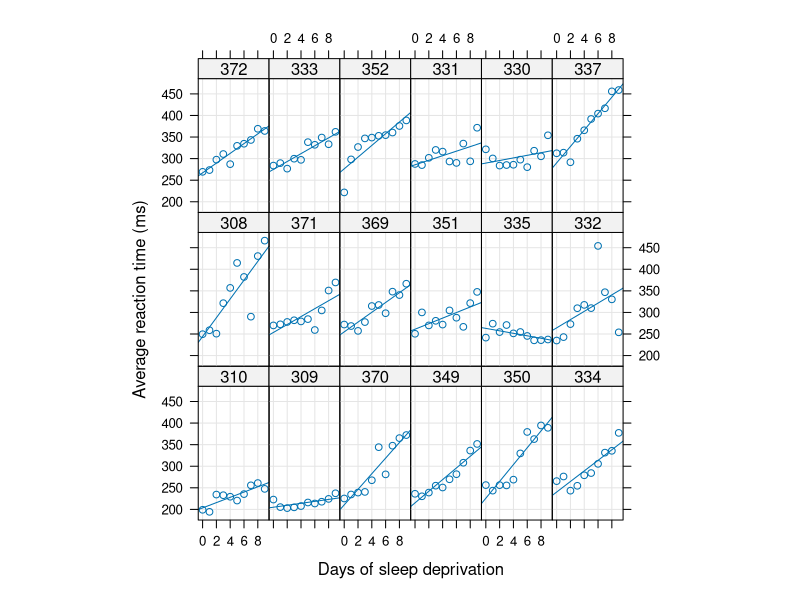
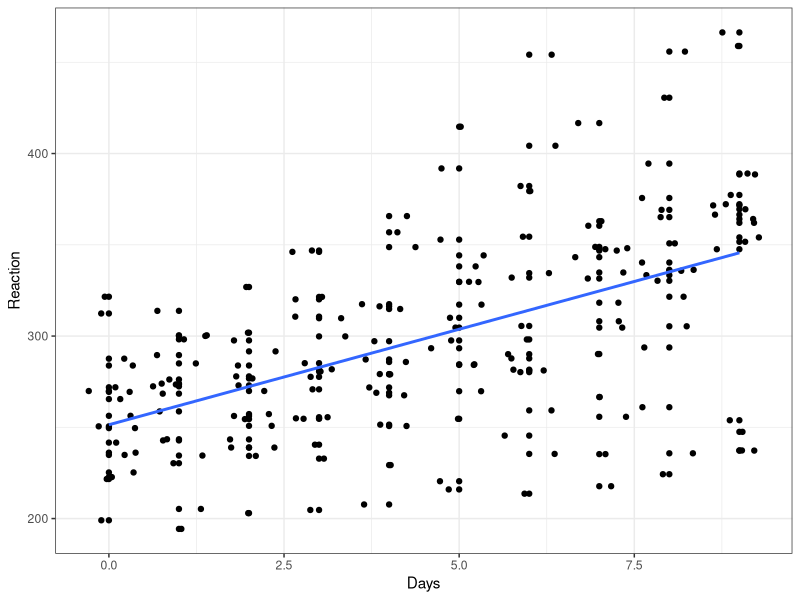
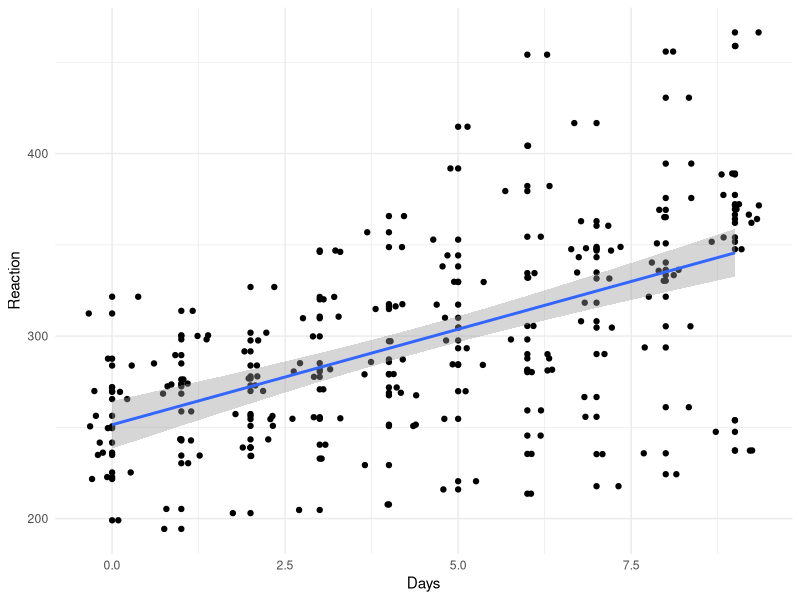
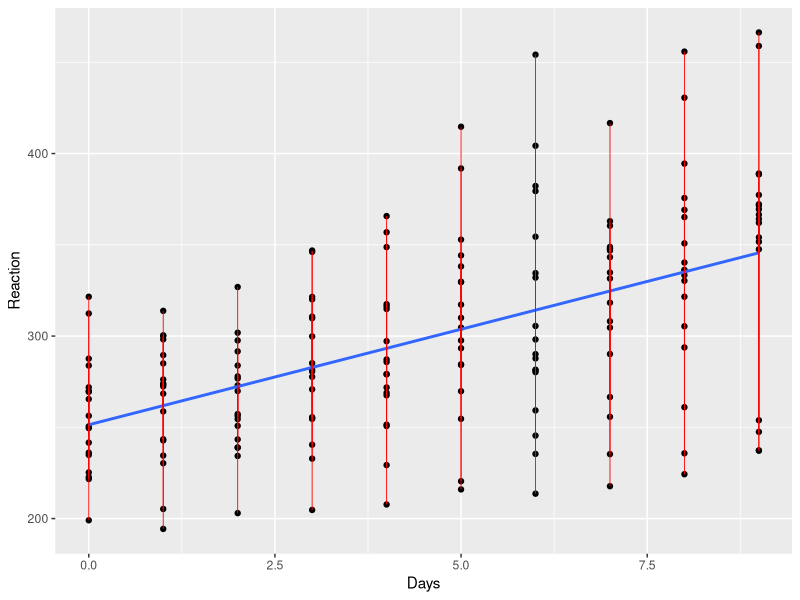
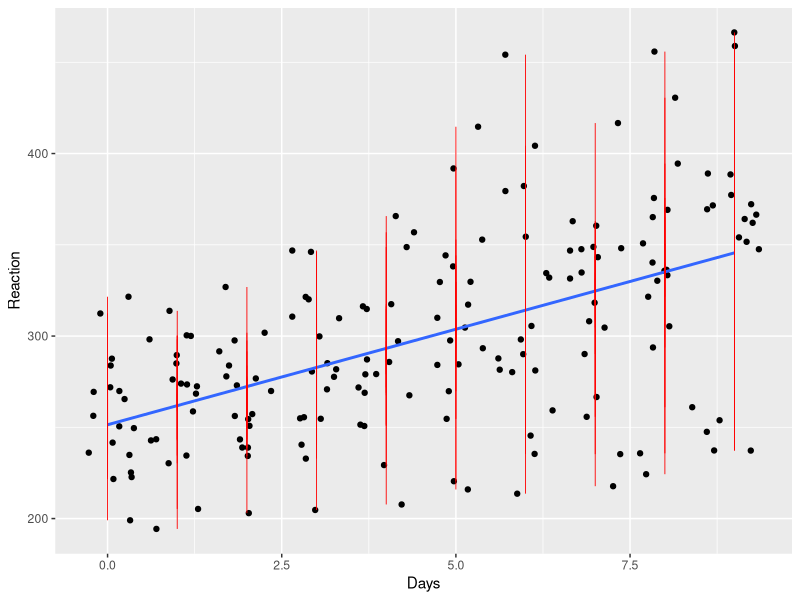
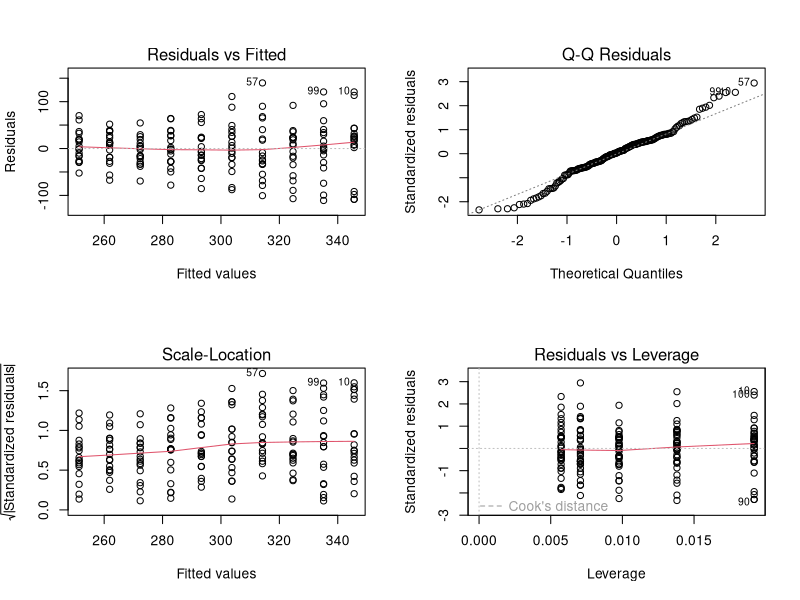
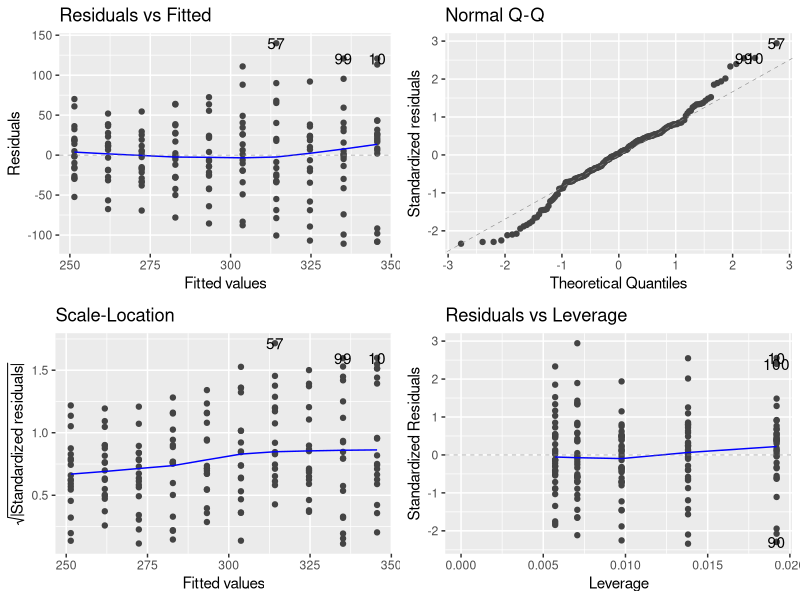

The R source for these figures, in order:
library(lme4)
str(sleepstudy)
require(lattice)
xyplot(Reaction ~ Days | Subject, sleepstudy, type = c("g","p","r"),
       index = function(x,y) coef(lm(y ~ x))[1],
       xlab = "Days of sleep deprivation",
       ylab = "Average reaction time (ms)", aspect = "xy")
(fm1 <- lmer(Reaction ~ Days + (Days|Subject), sleepstudy))
(fm2 <- lmer(Reaction ~ Days + (1|Subject) + (0+Days|Subject), sleepstudy))


AIC(fm1,fm2)

library(ggplot2)
ggplot(sleepstudy,aes(Days,Reaction))+geom_point()+theme_bw()+geom_jitter()+
  geom_smooth(method='lm',se=F)

ggplot(sleepstudy,aes(Days,Reaction))+geom_point()+geom_jitter()+
  geom_smooth(method='lm')+theme_minimal()

lm1<-lm(Reaction~Days,sleepstudy)
summary(lm1)

library(broom)
model.diag.metrics <- augment(lm1)
head(model.diag.metrics)

ggplot(model.diag.metrics, aes(Days,Reaction)) +
  geom_point() +
  stat_smooth(method = lm, se = FALSE) +
  geom_segment(aes(xend = Days,
                   yend = .fitted),
               color = "red", size = 0.3)
#cool, can I jitter it

ggplot(model.diag.metrics, aes(Days,Reaction)) +
  geom_jitter() +
  stat_smooth(method = lm, se = FALSE) +
  geom_segment(aes(xend = Days,
                   yend = .fitted),
               color = "red", size = 0.3)
#hum, not quite

par(mfrow = c(2, 2))
plot(lm1)


library(ggfortify)
autoplot(lm1)

#good review of diagnostic
#http://www.sthda.com/english/articles/39-regression-model-diagnostics/161-linear-regression-assumptions-and-diagnostics-in-r-essentials/
